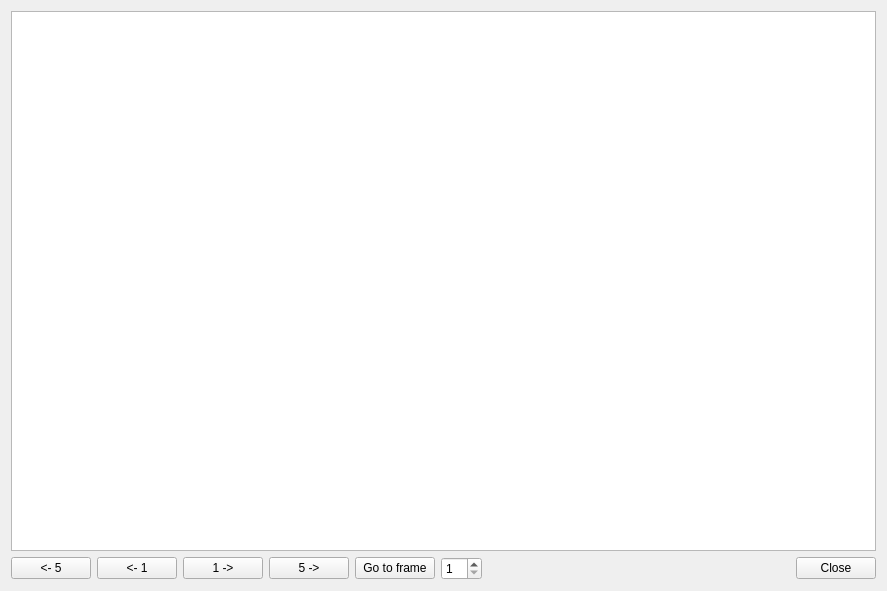
<?xml version="1.0" encoding="UTF-8"?>
<ui version="4.0">
 <class>PreviewWindow</class>
 <widget class="QWidget" name="PreviewWindow">
  <property name="geometry">
   <rect>
    <x>0</x>
    <y>0</y>
    <width>887</width>
    <height>591</height>
   </rect>
  </property>
  <property name="windowTitle">
   <string>Form</string>
  </property>
  <layout class="QVBoxLayout" name="verticalLayout">
   <item>
    <widget class="QGraphicsView" name="graphicsView"/>
   </item>
   <item>
    <layout class="QHBoxLayout" name="horizontalLayout">
     <item>
      <widget class="QPushButton" name="btn5back">
       <property name="text">
        <string>&lt;- 5</string>
       </property>
      </widget>
     </item>
     <item>
      <widget class="QPushButton" name="btn1back">
       <property name="text">
        <string>&lt;- 1</string>
       </property>
      </widget>
     </item>
     <item>
      <widget class="QPushButton" name="btn1fwd">
       <property name="text">
        <string>1 -&gt;</string>
       </property>
      </widget>
     </item>
     <item>
      <widget class="QPushButton" name="btn5fwd">
       <property name="text">
        <string>5 -&gt;</string>
       </property>
      </widget>
     </item>
     <item>
      <widget class="QPushButton" name="btnGoto">
       <property name="text">
        <string>Go to frame</string>
       </property>
      </widget>
     </item>
     <item>
      <widget class="QSpinBox" name="spinBoxGoto">
       <property name="minimum">
        <number>1</number>
       </property>
      </widget>
     </item>
     <item>
      <spacer name="horizontalSpacer">
       <property name="orientation">
        <enum>Qt::Horizontal</enum>
       </property>
       <property name="sizeHint" stdset="0">
        <size>
         <width>40</width>
         <height>20</height>
        </size>
       </property>
      </spacer>
     </item>
     <item>
      <widget class="QPushButton" name="btnClose">
       <property name="text">
        <string>Close</string>
       </property>
      </widget>
     </item>
    </layout>
   </item>
  </layout>
 </widget>
 <resources/>
 <connections/>
</ui>
